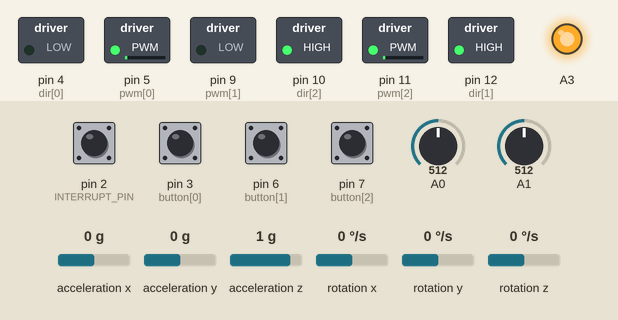
Recording of a sketch running on a simulated Arduino Uno, built with avr-gcc and run on an emulated ATmega328P. On the bench: switched loads named in the sketch (green lamp = pin HIGH), output pins drawn as LEDs (lit = HIGH). Inputs (shaded band) come from the test bench; at power-on: pin 3 (button[0]), pin 6 (button[1]), pin 7 (button[2]) HIGH, pin 2 (INTERRUPT_PIN) LOW, A0 = 512, A1 = 512, acceleration x 0 g, acceleration y 0 g, acceleration z 1 g, rotation x 0 °/s, rotation y 0 °/s, rotation z 0 °/s. The sensor or clock chip raises its interrupt line as the real part does; what the sketch prints to the serial monitor is not drawn.

Above: at 1.7 s.
1.8 s: A0 set to 549
At 2.6 s:
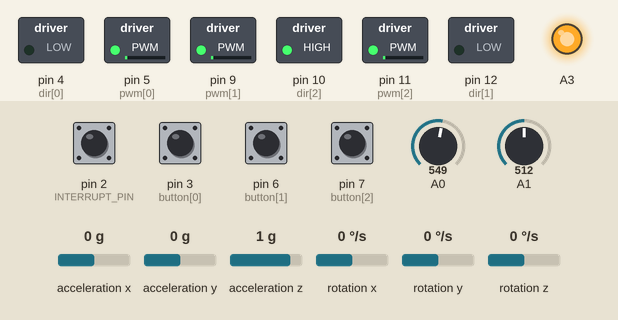
3.3 s: A1 set to 494
At 3.6 s:
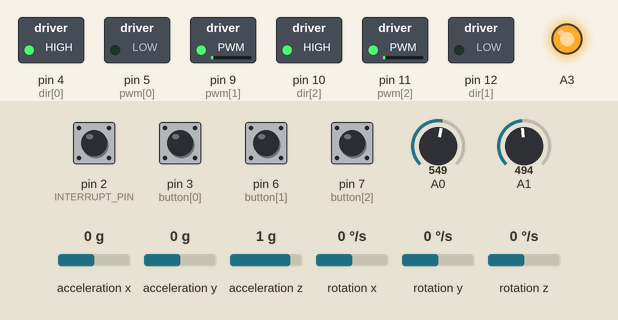
4.8 s: A1 set to 474
At 5.8 s:
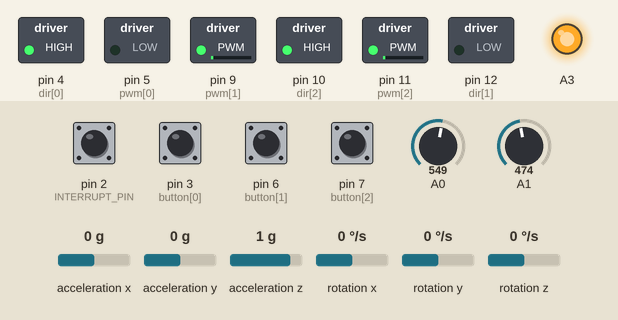
6.3 s: A1 set to 446
At 7.0 s:
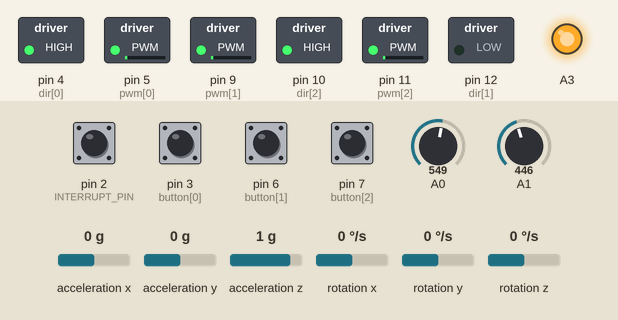
7.8 s: A0 set to 306
At 8.3 s:
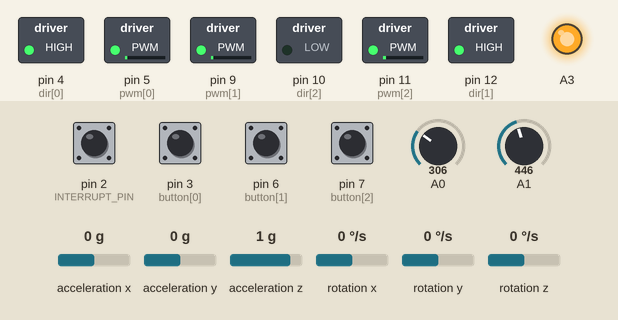
9.3 s: A1 set to 716
At 10.6 s:
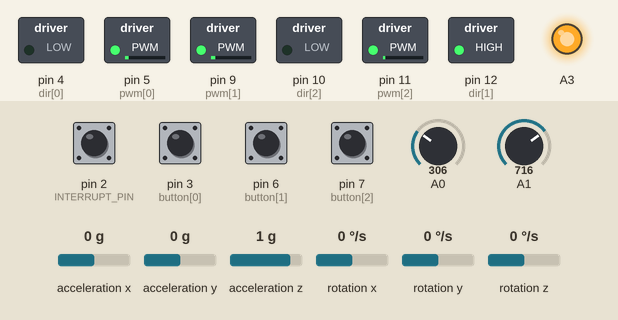
Timing chart, 0 to 11.8 s (numbered marks = the images above; inputs shaded):
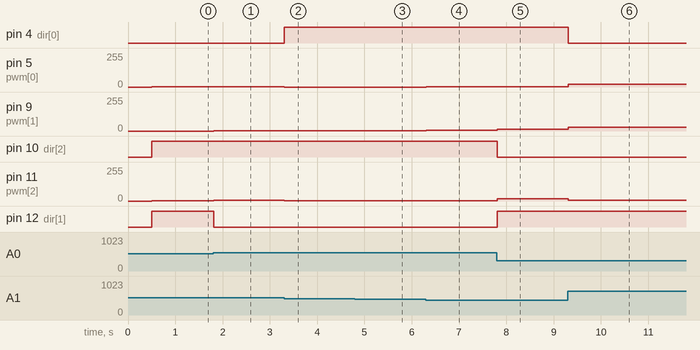

The sketch:

IMUbot.ino
```cpp
#include <math.h>

#if I2CDEV_IMPLEMENTATION == I2CDEV_ARDUINO_WIRE
#include "Wire.h"
#endif
#include "MPU6050_6Axis_MotionApps20.h"
#include "I2Cdev.h"

MPU6050 mpu;

#define OUTPUT_READABLE_YAWPITCHROLL

#define INTERRUPT_PIN 2  // use pin 2 on Arduino Uno & most boards

uint8_t mpuIntStatus;    // holds actual interrupt status byte from MPU
uint8_t devStatus;       // return status after each device operation (0 = success, !0 = error)
uint16_t packetSize;     // expected DMP packet size (default is 42 bytes)
uint16_t fifoCount;      // count of all bytes currently in FIFO
uint8_t fifoBuffer[64];  // FIFO storage buffer

Quaternion q;         // [w, x, y, z]         quaternion container
VectorFloat gravity;  // [x, y, z]            gravity vector
float euler[3];       // [psi, theta, phi]    Euler angle container
float ypr[3];         // [yaw, pitch, roll]   yaw/pitch/roll container and gravity vector

volatile bool mpuInterrupt = false;  // indicates whether MPU interrupt pin has gone high
void dmpDataReady() {
  mpuInterrupt = true;
}

double bot_angle;
double prev_angle = 0;
double angle = 0;
double target_angle = 0;


double time;
int flag = 1;
int flag2 = 1;

int wheels = 3;
int dir[3] = { 4, 12, 10 };  //insert direction pins
int pwm[3] = { 5, 9, 11 };                                    //insert pwm pins
bool directions[3] = { true, false, true };
float speed;
int vel[3];
int wheel_angles[3] = {0, 120, 240};
int x = 0, y = 0;


int button[3] = {3, 6, 7};

void setup() {
// join I2C bus (I2Cdev library doesn't do this automatically)
#if I2CDEV_IMPLEMENTATION == I2CDEV_ARDUINO_WIRE
  Wire.begin();
  Wire.setClock(400000);  // 400kHz I2C clock. Comment this line if having compilation difficulties
#elif I2CDEV_IMPLEMENTATION == I2CDEV_BUILTIN_FASTWIRE
  Fastwire::setup(400, true);
#endif

  Serial.begin(115200);
  while (!Serial)
    ;  // wait for Leonardo enumeration, others continue immediately

  mpu.initialize();
  pinMode(INTERRUPT_PIN, INPUT);
  devStatus = mpu.dmpInitialize();

  mpu.setXGyroOffset(220);
  mpu.setYGyroOffset(76);
  mpu.setZGyroOffset(-85);
  mpu.setZAccelOffset(1788);

  if (devStatus == 0) {
    mpu.setDMPEnabled(true);
    attachInterrupt(digitalPinToInterrupt(INTERRUPT_PIN), dmpDataReady, RISING);
    mpuIntStatus = mpu.getIntStatus();
    packetSize = mpu.dmpGetFIFOPacketSize();
  }


  pinMode(A0, INPUT);
  pinMode(A1, INPUT);
  //time = millis();
  pinMode(A3, OUTPUT);
  digitalWrite(A3, HIGH);

  for (int i = 0; i < 3; i++)
    pinMode(button[i], INPUT_PULLUP);
    //attachInterrupt(digitalPinToInterrupt(3), plus45, FALLING);


    for(int i =0; i<wheels; i++)
    {
        pinMode(dir[i], OUTPUT);
        pinMode(pwm[i], OUTPUT);
    }

}

double initial_angle, holo_angle;
int flag3 = 1;

void imu() {
  mpuInterrupt = false;
  mpuIntStatus = mpu.getIntStatus();
  fifoCount = mpu.getFIFOCount();
  if ((mpuIntStatus & 0x10) || fifoCount == 1024)
    mpu.resetFIFO();

  else if (mpuIntStatus & 0x02) {
    while (fifoCount < packetSize) fifoCount = mpu.getFIFOCount();
    mpu.getFIFOBytes(fifoBuffer, packetSize);
    fifoCount -= packetSize;
#ifdef OUTPUT_READABLE_YAWPITCHROLL
    // display Euler angles in degrees
    mpu.dmpGetQuaternion(&q, fifoBuffer);
    mpu.dmpGetGravity(&gravity, &q);
    mpu.dmpGetYawPitchRoll(ypr, &q, &gravity);
     Serial.print("ypr\t");
    Serial.println(ypr[0] * 180/M_PI);
     Serial.print(" ");
     Serial.print(ypr[1] * 180/M_PI);
     Serial.print(" ");
     Serial.println(ypr[2] * 180/M_PI);
#endif
    if (millis() - time > 15000) {
      if (flag3 == 1) {
        target_angle = ypr[0] * 180 / M_PI;
        flag3 = 0;
        initial_angle = target_angle;
      }
      bot_angle = ypr[0] * 180 / M_PI;
      holo_angle = bot_angle - initial_angle;
    }  //else Serial.println(millis());
  }
}
String input = "0";
long flag4 = 0, time1, set_delay, flag5=1;

void get_button_input() {
  int press = 0;
  for (int i = 0; i < 3; i++)
    if (digitalRead(button[i]) == 0)
      press = button[i];

    switch (press) {
      case 4: target_angle++; delay(100); break;
      case 5: target_angle--; delay(100); break;
    }
}

void get_input() {
  if (Serial.available() > 0) {
    input = Serial.readString();
    target_angle = input.toDouble();
    if (target_angle > 180) target_angle -= 360;
    else if (target_angle < -180) target_angle += 360;
  }

  double joyx = analogRead(A1);
  double joyy = analogRead(A0);

  x = (map(joyx, 0, 1023, 100, -100) - 6.5 * (100 - abs(x)) / 100)/2;
  y = (map(joyy, 0, 1023, 100, -100) - 2.5 * (100 - abs(y)) / 100)/2;
/*
  Serial.print(x);
  Serial.print("\t");
  Serial.print(y);
  Serial.print("\t");*/
}

float tans(double a, double b) {
  if(a==0 && b==0) return 0;
  if (a >= 0)
    return atan(b / a);
  else
    return M_PI + atan(b / a);
}

int imu_pwm;

void holonomic() {
  int dirs[wheels];
  float ang = tans(x, y) - holo_angle * M_PI / 180;
  Serial.print(ang * 180 / M_PI);
  Serial.print("\t");
  speed = sqrt(x * x + y * y);
  float vel_x = speed * cos(ang);
  float vel_y = speed * sin(ang);

  for (int i = 0; i < wheels; i++) {
    vel[i] = vel_x * cos(wheel_angles[i] * M_PI / 180) + vel_y * sin(wheel_angles[i] * M_PI / 180) + imu_pwm;
    // if (vel[i] < 0) {
    //   //vel[i] *= -1;
    //   dirs[i] = !directions[i];
    // }
    dirs[i] = abs(vel[i]) / vel[i];
    if (dirs[i] < 0) dirs[i] = 0;
  }

  for (int i = 0; i < wheels; i++) {
    digitalWrite(dir[i], dirs[i]);
    analogWrite(pwm[i], abs(vel[i]));

  /*  Serial.print("\t \t");
    Serial.print(dirs[i]);
    Serial.print("\t");
    Serial.print(vel[i]);*/
  }
}

void rotate(double error) {
  imu_pwm = map(error, -180, 180, 50, -50);
}

void loop() {
  if (!(!mpuInterrupt && fifoCount < packetSize))
    imu();

  if (flag2 == 1) {
    target_angle = bot_angle;
    flag2 = 0;
  }
  get_button_input();
  get_input();
  double error;
  error = target_angle - bot_angle;
  //if (error > 180) error = error - 360;

  /*Serial.print(bot_angle);
  Serial.print("\t");
  Serial.print(target_angle);
  Serial.print("\t");
  Serial.print(initial_angle);
  Serial.print("\t");
  Serial.print(error);
  Serial.print("\t");
  Serial.print(holo_angle);
  Serial.print("\t");
  Serial.print(imu_pwm);
  Serial.print("\t");*/

  rotate(error);
  holonomic();
  Serial.println("");
}
/*void plus45()
{
  target_angle -= 10;
} */
```

Measured:
- the behaviour switches between 531 and 532 on A0 (found by bisection; images 0 and 1)
- the behaviour switches between 502 and 501 on A1 (found by bisection; images 1 and 2)
- after the input at 1.8 s, pin 9 (pwm[1]): 0/255 → 1/255 at once; pin 11 (pwm[2]): 2/255 → 4/255 at once; pin 12 (dir[1]): HIGH → LOW at once
- after the input at 3.3 s, pin 4 (dir[0]): LOW → HIGH at once; pin 5 (pwm[0]): 3/255 → 0/255 at once; pin 9 (pwm[1]): 1/255 → 2/255 at once; pin 11 (pwm[2]): 4/255 → 3/255 at once
- after the input at 4.8 s, pin 9 (pwm[1]): 2/255 → 3/255 at once
- after the input at 6.3 s, pin 5 (pwm[0]): 0/255 → 3/255 at once; pin 9 (pwm[1]): 3/255 → 4/255 at once; pin 11 (pwm[2]): 3/255 → 1/255 at once
- after the input at 7.8 s, pin 5 (pwm[0]): 3/255 → 2/255 at once; pin 9 (pwm[1]): 4/255 → 14/255 at once; pin 10 (dir[2]): HIGH → LOW at once; pin 11 (pwm[2]): 1/255 → 17/255 at once; pin 12 (dir[1]): LOW → HIGH at once
- after the input at 9.3 s, pin 4 (dir[0]): HIGH → LOW at once; pin 5 (pwm[0]): 2/255 → 22/255 at once; pin 9 (pwm[1]): 14/255 → 27/255 at once; pin 11 (pwm[2]): 17/255 → 5/255 at once
